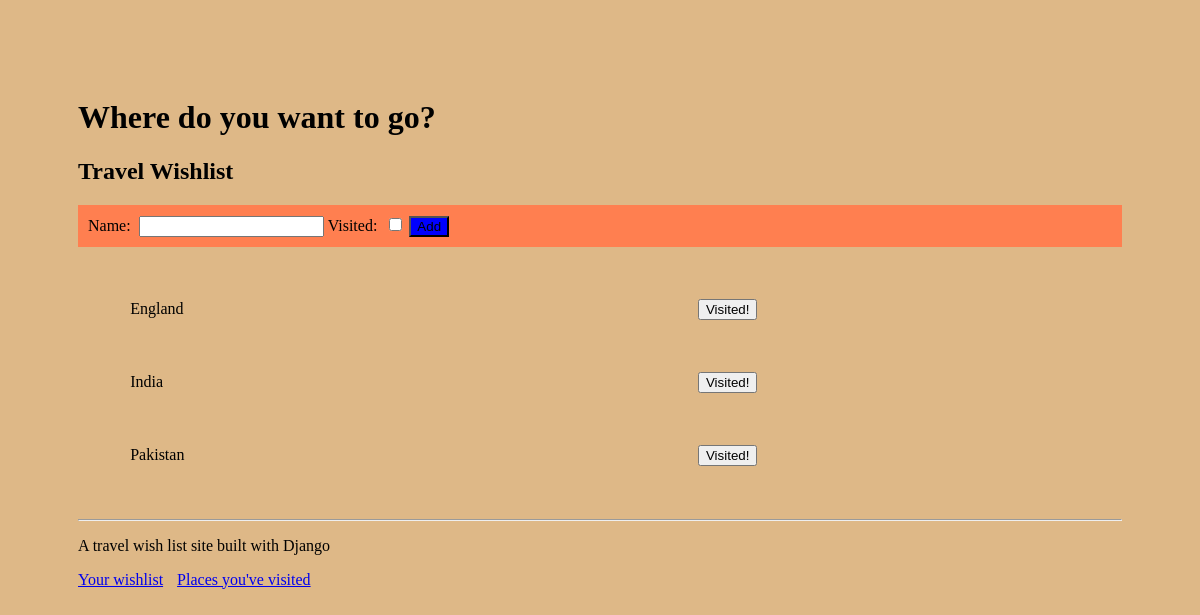
Before: / with the older database file.
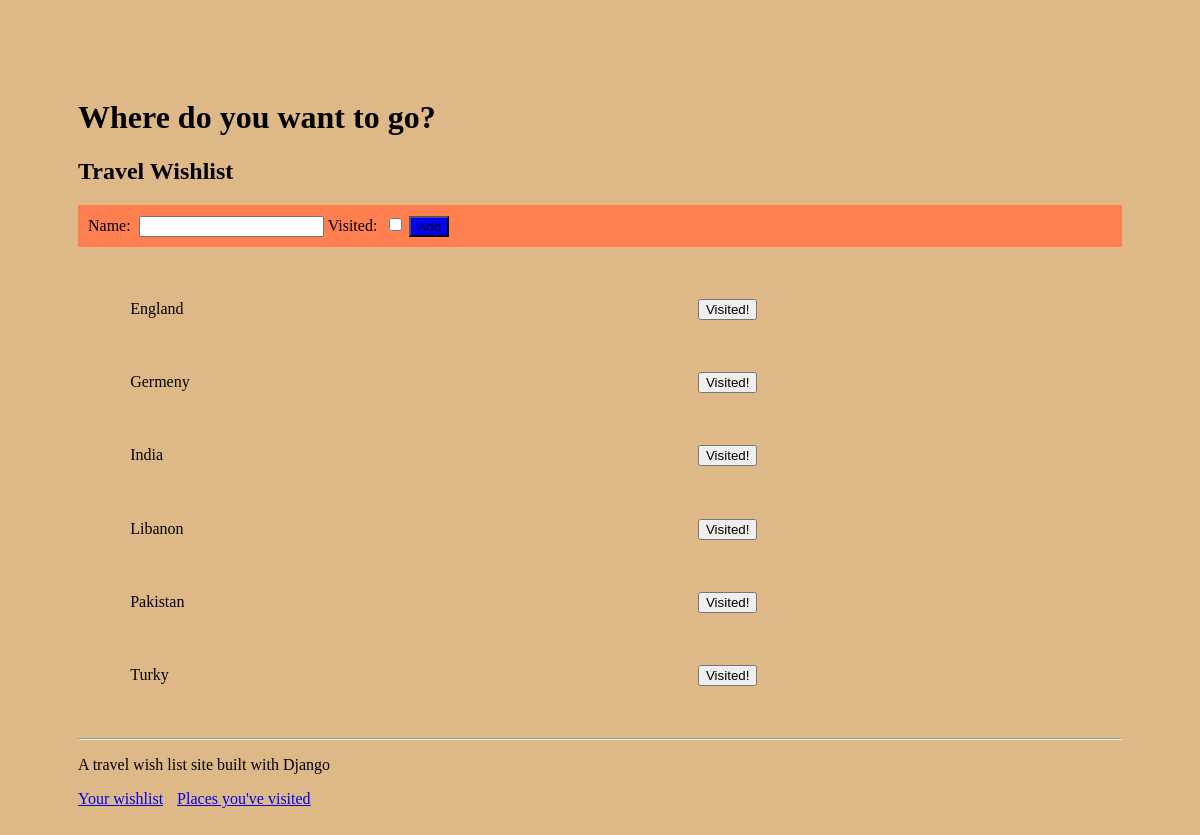
After: the same page with the newer database file.
### travel_wishlist/models.py (models this page shows, shortened)
class Place(models.Model):
    name = models.CharField(max_length=200)
    visited = models.BooleanField(default=False)

### travel_wishlist/views.py (the view)
# urls.py: path('', views.place_list, name='place_list'),
def place_list(request):
    if request.method == 'POST':
        form = NewPlaceForm(request.POST)
        place = form.save()#create a new place from the form
        if form.is_valid():#Checks against DB constraints.
            place.save()#saves to the DB
            return redirect('place_list')#Redirect to GET view with the name place_list
    places = Place.objects.filter(visited=False).order_by('name')#it allow run query against the table and returns query set obj(s)
    new_place_form = NewPlaceForm()#form object created
    return render(request, 'travel_wishlist/wishlist.html', { 'places': places, 'new_place_form': new_place_form})

### travel_wishlist/forms.py
class NewPlaceForm(forms.ModelForm):
    class Meta: #Tell django which model should be used to create "model = place".
        model = Place
        fields = ('name', 'visited')

### travel_wishlist/templates/travel_wishlist/wishlist.html (shortened to what this page needs)
{% extends 'travel_wishlist/base.html' %}
{% block content %}
<h2>Travel Wishlist</h2>
<form id="form-wish" method="POST" action="{%url 'place_list'%}">
    {{ new_place_form}}
    <button id="add-new-place" type="submit">Add</button>
</form>
{% for place in places%}
    <div class="wishlist-place">
        <span id="place-name-{{ place.pk}}" class="place-name">{{ place.name}}</span>
        <form class="visited-form" method="POST" action="{% url 'place_was_visited'%}">
            <button id="visited-button-{{ place.pk}}" type="submit">Visited!</button>
        </form>
    </div>
{% empty%}
    <p>You have no places in your wishlist</p>
{% endfor%}
{% endblock%}

### travel_wishlist/templates/travel_wishlist/base.html (shortened to what this page needs)
{% load static %}
<!DOCTYPE html>
<html>
    <head>
        <link rel="stylesheet" href="https://unpkg.com/sakura.css/css/sakura.css" type="text/css">
        <link rel="stylesheet" href="{% static 'css/style.css' %}" type="text/css">
    </head>
    <body>
    <h1>Where do you want to go?</h1>
        {% block content %}
        {% endblock %}
    <hr>
    <div>
        <p>A travel wish list site built with Django</p>
        <a class="nav-link" href="{% url 'place_list' %}">Your wishlist</a>
        <a class="nav-link" href="{% url 'places_visited' %}">Places you've visited</a>
    </div>
    </body>
</html>

### travel_wishlist/static/css/style.css (style rules this page uses)
span.place-name { display: inline-block; width: 60%; }
form.visited-form { display: inline; }
div.wishlist-place { margin: 5%; }
label { display: inline-block; padding-right: 8px; }
a.nav-link { padding-right: 10px; }
#add-new-place { background-color: blue; border: dark brown; }
#form-wish { padding: 10px; background-color: coral; }
body { padding: 70px; background-color: burlywood; }

Changed rows visible on the page:
added Place: name "Germeny"
added Place: name "Libanon"
added Place: name "Turky"
